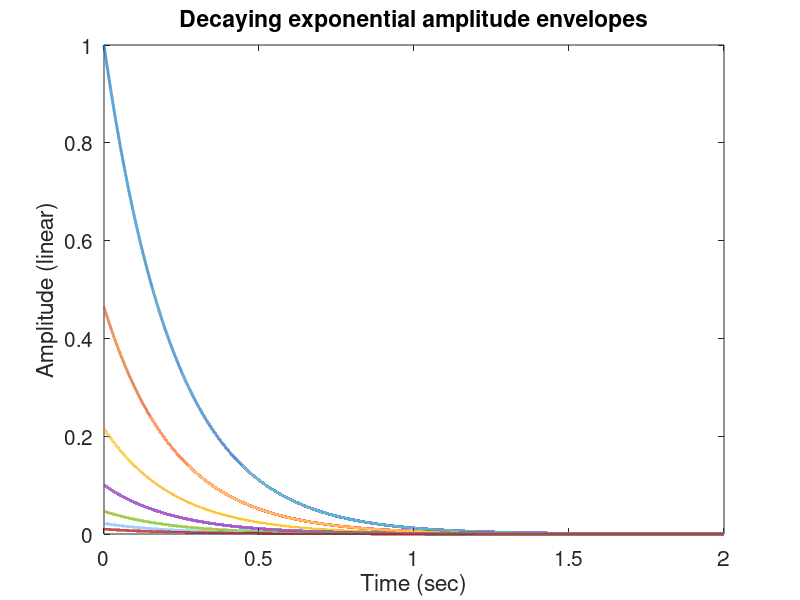

MATLAB code for this plot: (Note: this script raises an error after producing the figure.)
% plot decaying envelopes for SMC 2019 paper

%% input parameters 

% general
fs = 44100;
dur = 2;
plotSpectrograms = 0;

% feedback FM
B = 0.3;    % feedback coefficient
g = 0.9999; % pitch glide coefficient


%% derived parameters
N = fs*dur;
T = 1/fs;
BVec = g.^(0:N-1)';             % feedback FM pitch glide coefficient

%% ideal bar modal frequencies
% from Science of Percussion Instruments page 47

f1 = 440;
Nf = 7;
fVecBar = zeros(1, Nf);
for i=1:Nf
    if i==1
        fVecBar(i) = 3.011^2;
    else
        fVecBar(i) = (2*i+1)^2;
    end
end
fVecBar = fVecBar/fVecBar(1);
fVecBar = f1 * fVecBar;


% center frequencies for feedback FM if sounding frequencies = membrane
% modal freqeuncies
fcVecBar = fVecBar./(sqrt(1-B^2));

%% set up decay envelopes
% want the lowest modal frequencies to have a larger starting amplitude 
% than the highest modal frequencies
aStart = zeros(1, Nf);
aStart(1) = 1;              % highest amplitude for lowest modal freq
aStart(Nf) = 0.01;          % lowest amplitude for highest modal freq
tau = -(Nf-1) / log(aStart(Nf));
a0 = 1/exp(-1/tau);
aStart(2:Nf-1) = a0*exp(-(2:Nf-1)/tau);     % exponentially decreasing 
                                            % starting amplitudes

e = g.^(linspace(0, N, N));   % exponential decay

env = zeros(Nf, N);
for i=1:Nf
    env(i,:) = aStart(i) * e;
end

figure
for i=1:Nf
    plot(linspace(0, dur, N), env(i,:), 'linewidth', 2);
    hold on
end
xlabel('Time (sec)');
ylabel('Amplitude (linear)');
title('Decaying exponential amplitude envelopes');
set(gca, 'FontSize', 15)
fig = gcf;
fig.PaperUnits = 'inches';
fig.PaperPosition = [0 0 6 3];
grid on
saveas(fig, 'figures/amplitudeEnvelopes', 'epsc')
